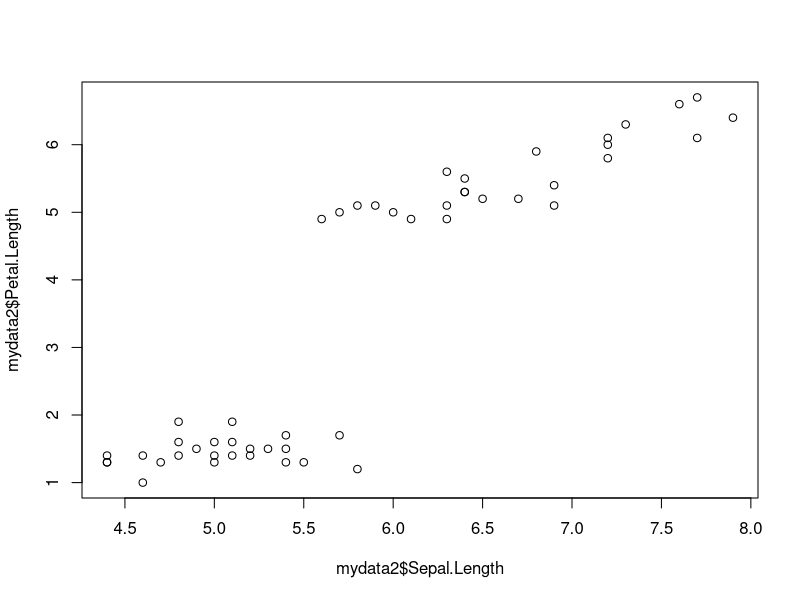
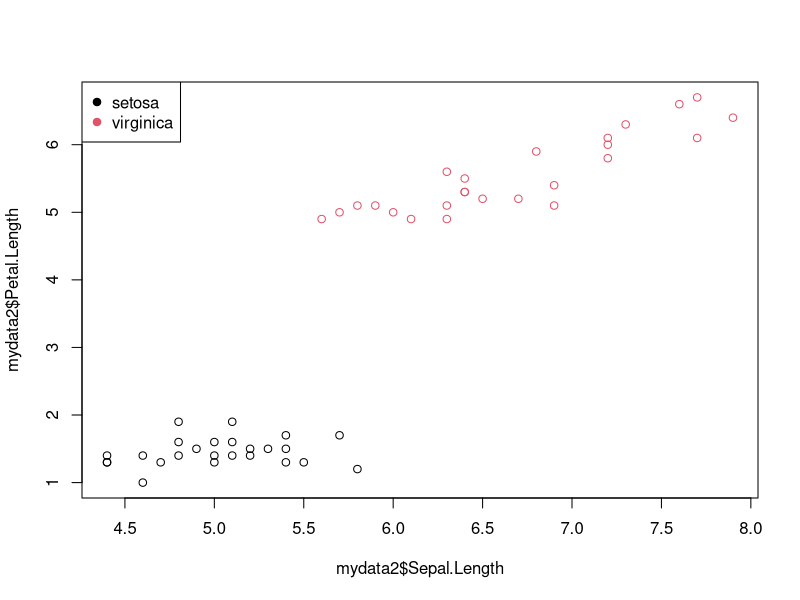
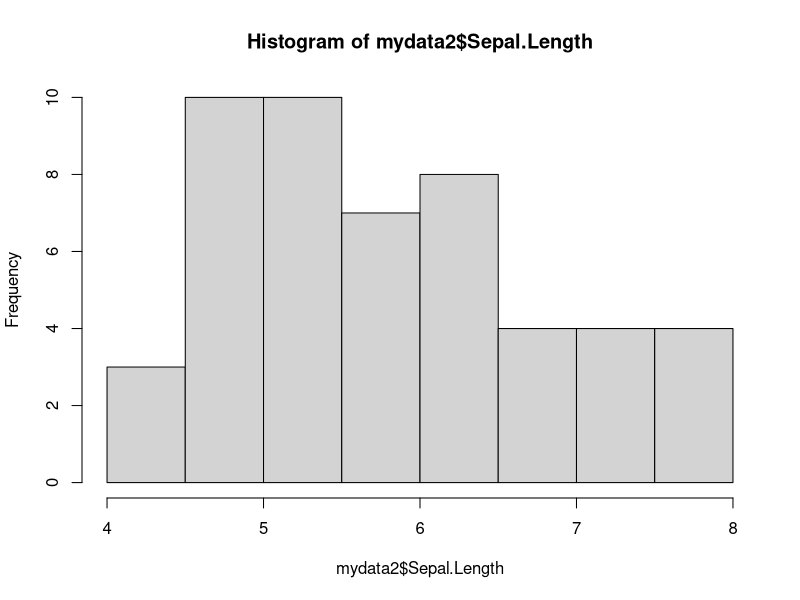
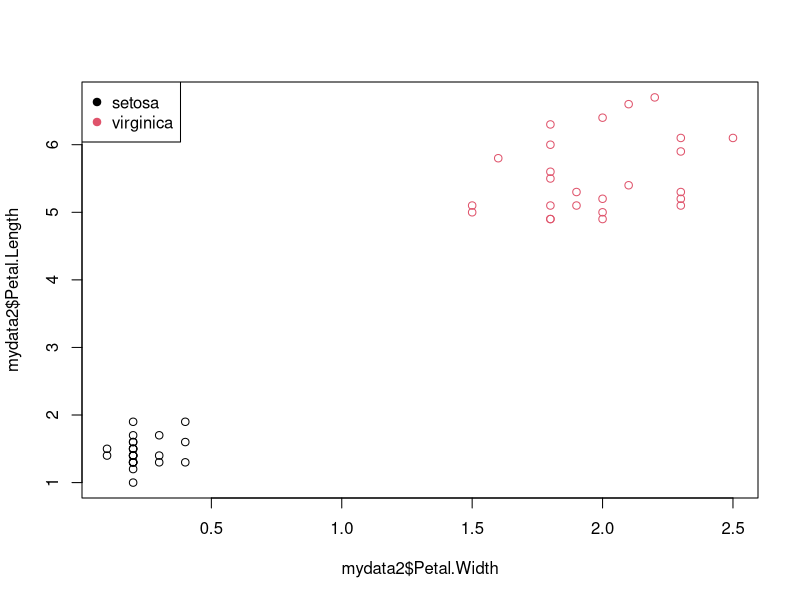

These figures' R source, in order:
## ---- chunk 1
# Install datasets
library(datasets)
data("iris")
## ---- chunk 2
summary(iris)
head(iris) # Check the top of the data frame

# Check the number of rows in the full data set
nrow(iris)

# How many rows and columns are in the data frame?
dim(iris)

# Exclude rows that have missing data in ANY variable, and check the info again. Did it change?
iris_no_NA <- na.omit(iris)
nrow(iris_no_NA)
dim(iris_no_NA)
## ---- chunk 3
# Print (but don't): iris_no_NA
class(iris)
## ---- chunk 4
species <- "setosa"

# Take the entries where Species = "setosa"
mydata <- subset(iris, Species == species)
dim(mydata) # Check dimensions
head(mydata) # Check top of data frame

# Creating vectors
species2 <- c("setosa","virginica") # Combine
mydata2 <- subset(iris, Species == species2)
dim (mydata2)
head(mydata2)
## ---- chunk 5
# Call the function and assign all the resulting outputs to a new object
test.iris <- t.test(Petal.Length ~ Species, data = mydata2, conf.level = 0.95, alternative = "two.sided")
# First entry says we are interested in petal length
# Second entry tells function which data frame is relevant
# Third entry creates a 95% confidence interval
# The last entry computes a two-tailed test and interval
test.iris
## ---- chunk 6
# The calculated t value was -33.719, while the p value was < 2.2e-16
# The 95% confidence interval was -4.331287 to -3.836713
# The estimated mean in setosa was 1.456, while the mean in virginica was 5.540
# These results mean that plant species has a significant impact on resulting petal length (the true difference is means between group setosa and group virginica is not equal to 0)
## ---- chunk 7
# Tests whether petal length differs between more than two species
# Check for the groups in the data frame
levels(iris$Species)

# Computes the analysis of variance
test.aov <- aov(Petal.Length ~ Species , data = iris)

# Summary of the analysis
summary(test.aov)
## ---- chunk 8
# The resulting p-value from the One-way ANOVA Test was 2e-16 (nearly 0)
# This suggests that the three different plant species differ significantly based on petal length
## ---- chunk 9
# Examines whether petal and sepal length are associated with plant species
# c bind is used to combine dependent variables of interest in an object for later
dep.vars <- cbind(mydata2$Sepal.Length, mydata2$Petal.Length)

# Creates a MANOVA model
iris.man <- manova(dep.vars ~ Species, data = mydata2)

# Checks results
summary(iris.man)
## ---- chunk 10
# The resulting p-value from the MANOVA Test was 2.2e-16 (nearly 0)
# This suggests that there is a significant associated between petal and sepal length based on plant species
## ---- chunk 11
# Checks the plot of Sepal.Length and Petal.Length for setosa and virginica
plot(mydata2$Sepal.Length, mydata2$Petal.Length)

# Checks which data points correspond to each group
plot(mydata2$Sepal.Length, mydata2$Petal.Length, col = factor(mydata2$Species))

# Adds a legend
legend("topleft", pch = 19, legend = levels(factor(mydata2$Species)), col = factor(levels(factor(mydata2$Species))))

# Check histogram for Sepal.Length
hist(mydata2$Sepal.Length)
## ---- chunk 12
# Plots data based on which data point belongs to which group
plot(mydata2$Petal.Width, mydata2$Petal.Length, col = factor(mydata2$Species))

# Adds a legend
legend("topleft", pch = 19, legend = levels(factor(mydata2$Species)), col = factor(levels(factor(mydata2$Species))))
